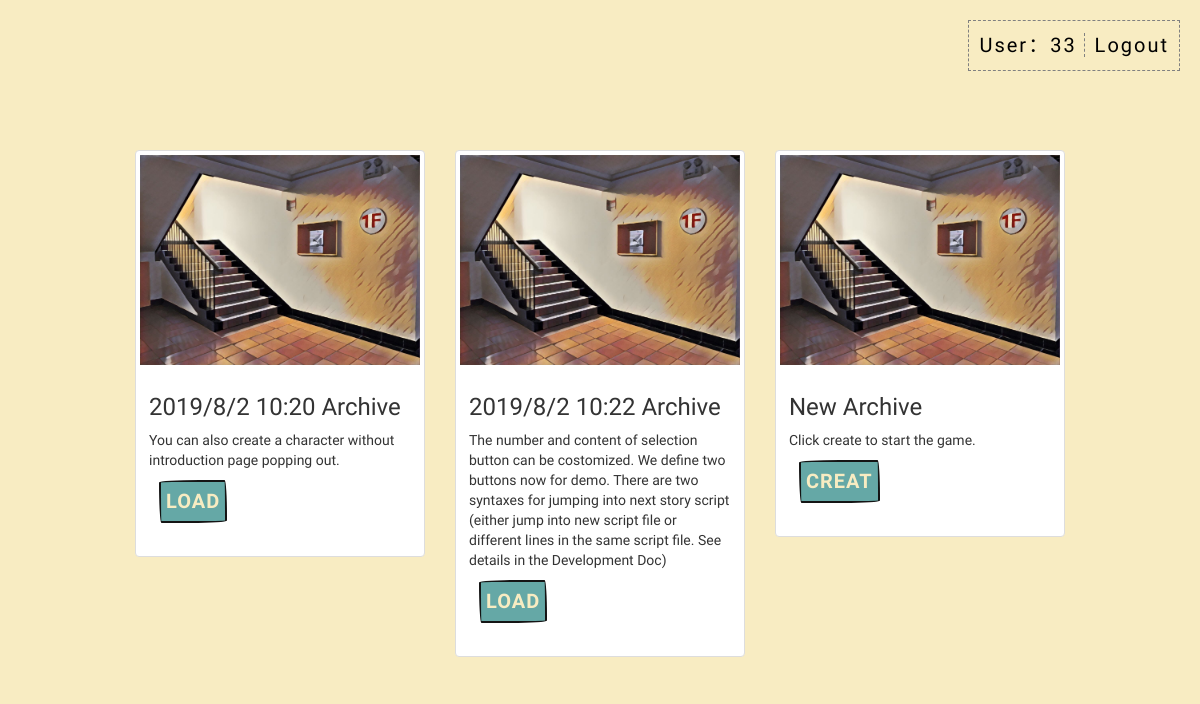
The page /moment/galcate/ (signed in) on the database its author committed.
### moment/models.py (models this page shows, shortened)
class Story_File_Status(models.Model):
    user=models.ForeignKey(User, on_delete=models.CASCADE)
    date=models.CharField(max_length=50,default="Unknow Date")
    archive_id = models.IntegerField(default=1)
    active_value= models.IntegerField(default=0)
    file_dir=models.CharField(max_length=200,default="/static/moment/story/1_eng")
    sentence_number=models.IntegerField(default=0)
    last_pic_url=models.CharField(max_length=200,default="",blank=True)
    last_figure_left_url=models.CharField(max_length=200,default="",blank=True)
    last_figure_right_url=models.CharField(max_length=200,default="",blank=True)
    last_figure_center_url=models.CharField(max_length=200,default="",blank=True)
    last_sound_url=models.CharField(max_length=200,default="",blank=True)
    last_sentence=models.CharField(max_length=200,blank=True,default="Click")

### moment/views.py (the view)
# urls.py: path('galcate/', views.galcate, name='galcate'),
@login_required(login_url='/moment/login_view/')
def galcate(request):
    user =request.user
    whether_load = {}
    whether_load["current_username"]=user.username
    for load_index in range(3):
        archive = get_object_or_404(Story_File_Status, archive_id=load_index+1,user=user) #achive id 是从1~3
        active_value=archive.active_value
        if active_value==1:
            whether_load["whether_load"+"%d"%load_index]="LOAD"
            whether_load["whether_load_hint"+"%d"%load_index]=archive.date+" Archive"
            whether_load["whether_load_content"+"%d"%load_index]=archive.last_sentence
        if active_value==0:
            whether_load["whether_load"+"%d"%load_index]="CREAT"
            whether_load["whether_load_hint"+"%d"%load_index]="New Archive"
            whether_load["whether_load_content"+"%d"%load_index]="Click create to start the game."
    template = loader.get_template('moment/galcate.html')
    return HttpResponse(template.render(whether_load, request))

### moment/templates/moment/galcate.html (shortened to what this page needs)
<!DOCTYPE html>
<html lang="zh-CN">
  <head>
    <link href="https://cdn.jsdelivr.net/npm/bootstrap@3.3.7/dist/css/bootstrap.min.css" rel="stylesheet">
  </head>
  <body>
    <div class="current_username">User：{{current_username}} <span id="galcate_logout" style="border-left: 1px dashed gray; padding-left: 10px;">Logout</span></div>
    <div class="vertical_center">
    <div class="container" style="position: absolute;top: 0; bottom: 0; left: 0; right: 0; margin: auto;height: 500px; width: 80%">
      <div class="row">
          <div class="col-sm-6 col-md-4">
            <div class="thumbnail">
              <img src="/static/moment/image/pic/places/dorm_stairs_1F.jpg" alt="...">
              <div class="caption">
                <h3>{{whether_load_hint0}} </h3>
                <p>{{whether_load_content0}} </p>
                <p><section>
                    <button class='lined thin'id="line_cre0" >{{whether_load0}}</button>
                  </section>
                </p>
              </div>
            </div>
          </div>
          <div class="col-sm-6 col-md-4">
              <div class="thumbnail">
                <img src="/static/moment/image/pic/places/dorm_stairs_1F.jpg" alt="...">
                <div class="caption">
                  <h3>{{whether_load_hint1}}</h3>
                  <p>{{whether_load_content1}}</p>
                  <p><section>
                      <button class='lined thin'id="line_cre1" >{{whether_load1}}</button>
                    </section>
                  </p>
                </div>
              </div>
            </div>
            <div class="col-sm-6 col-md-4">
                <div class="thumbnail">
                  <img src="/static/moment/image/pic/places/dorm_stairs_1F.jpg" alt="...">
                  <div class="caption">
                    <h3>{{whether_load_hint2}}</h3>
                    <p>{{whether_load_content2}}</p>
                    <p><section>
                        <button class='lined thin'id="line_cre2" >{{whether_load2}}</button>
                      </section>
                    </p>
                  </div>
                </div>
              </div>
        </div>
      </div>
      </div>
  </body>
</html>

### moment/static/moment/style/dashed_button.css (style rules this page uses)
* { box-sizing: border-box; }
html section, body section { display: flex; flex-direction: row; justify-content: left; width: 100%; min-height: 100%; margin-bottom: 2rem; }
html section button, body section button { font-family: 'ZCOOL KuaiLe', cursive; align-self: left; background:#65A8A6; padding: 0.5rem 0.5rem; margin: 0 1rem; font-weight: bolder; transition: all 0.5s ease; color: #F8ECC2; font-size: 2rem; letter-spacing: 1px; font-weight:900; outline: none; box-shadow: 20px 38px 34px -26px rgba(0, 0, 0, 0.2); border-radius: 255px 15px 225px 15px/15px 225px 15px 255px; }
html section button.lined.thin, body section button.lined.thin { border: solid 2px #141414; }

### moment/static/moment/style/background.css (style rules this page uses)
html, body { width: 100%; height: 100%; margin: 0 auto; font-family: 'ZCOOL KuaiLe', cursive; color:black; background-color: #F8ECC2; display: flex; align-items: center; }
.vertical_center { width: 100%; height: 100%; position: relative; }
.current_username { text-align: right; font-size: 2rem; letter-spacing: 2px; font-weight: 400; color: black; position: absolute; top: 20px; right: 20px; z-index: 10; border: 1px dashed gray; padding: 10px 10px; cursor: pointer; }

### rows shown on the page
Story_File_Status: last_sentence "You can also create a character without introduction page popping out."
Story_File_Status: last_sentence "The number and content of selection button can be costomized. We define two buttons now for demo. There are two syntaxes for jumping into next story script (either jump into new script file or different lines in the same script file. See details in the Development Doc)"

### other values the page prints
{{ current_username }} "33"
{{ whether_load_hint0 }} "2019/8/2 10:20 Archive"
{{ whether_load0 }} "LOAD"
{{ whether_load_hint1 }} "2019/8/2 10:22 Archive"
{{ whether_load1 }} "LOAD"
{{ whether_load_hint2 }} "New Archive"
{{ whether_load_content2 }} "Click create to start the game."
{{ whether_load2 }} "CREAT"
